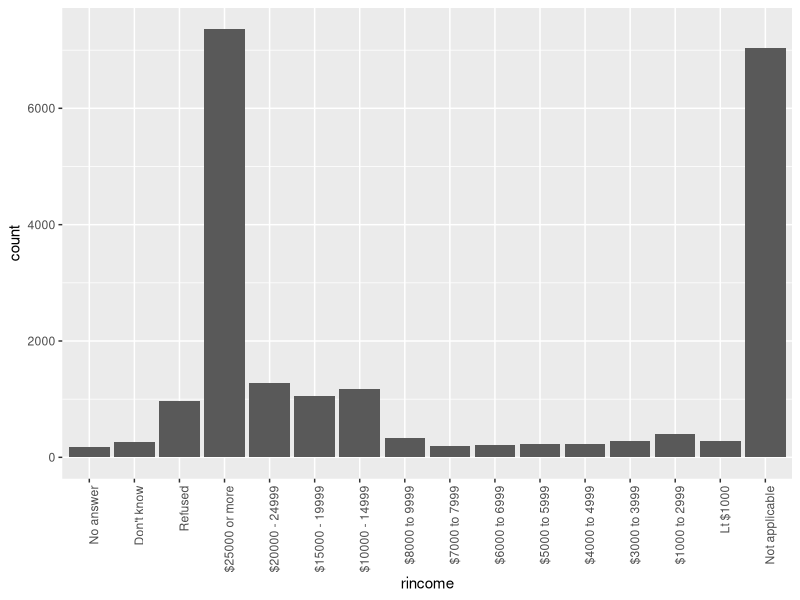
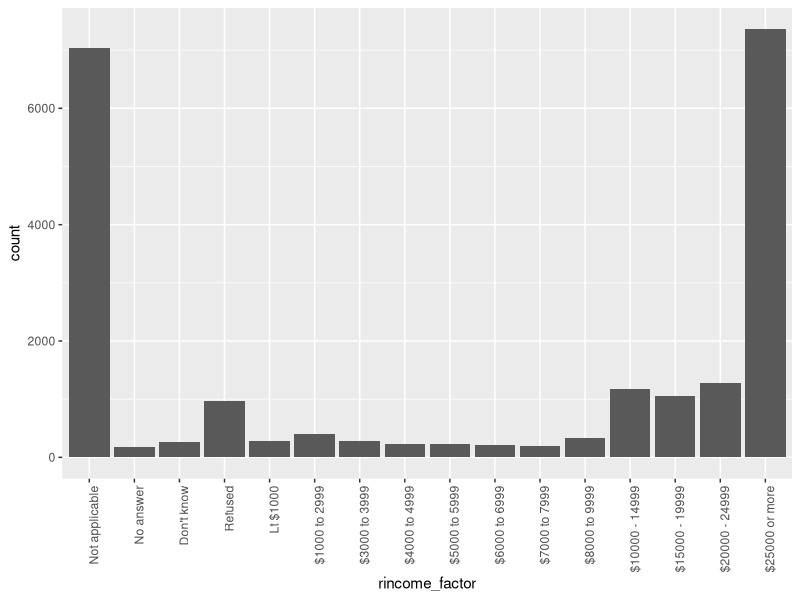
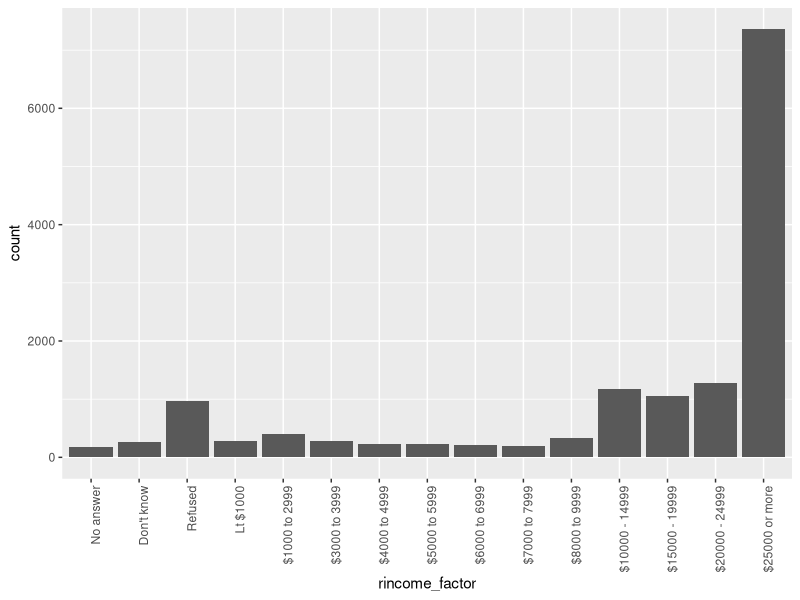
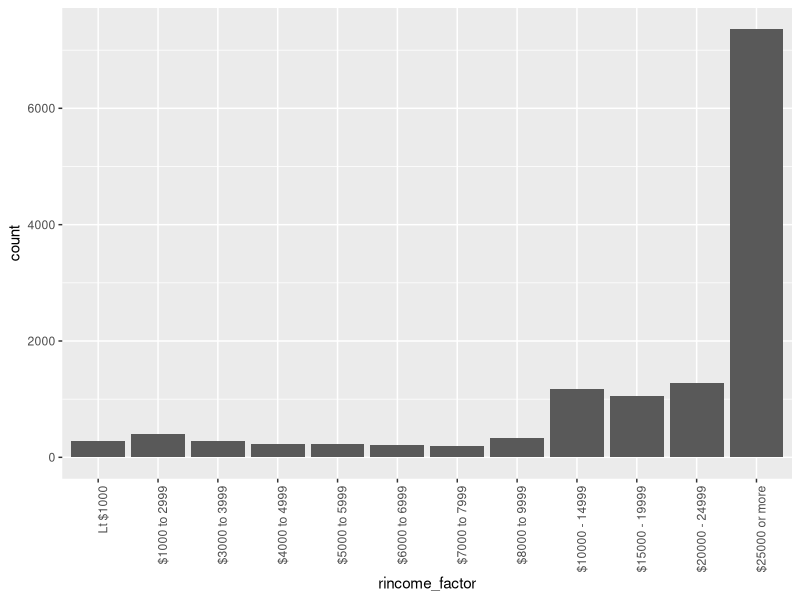
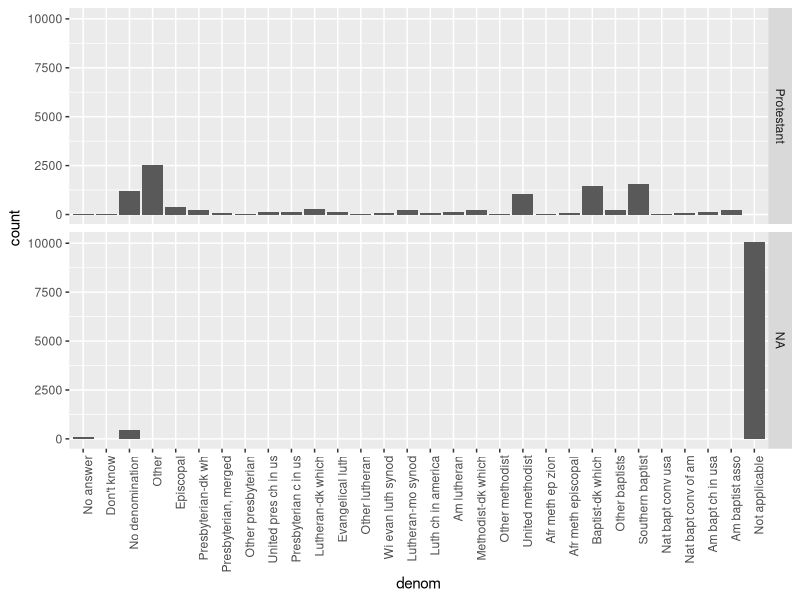
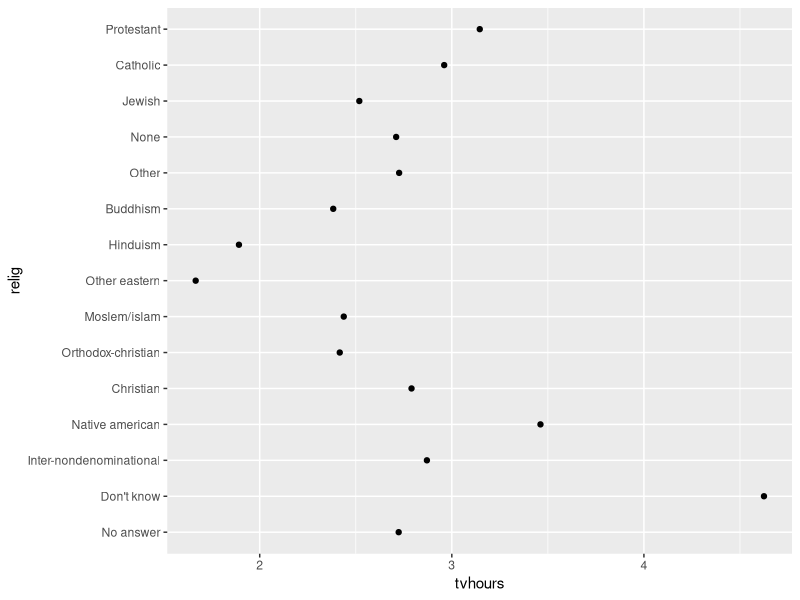
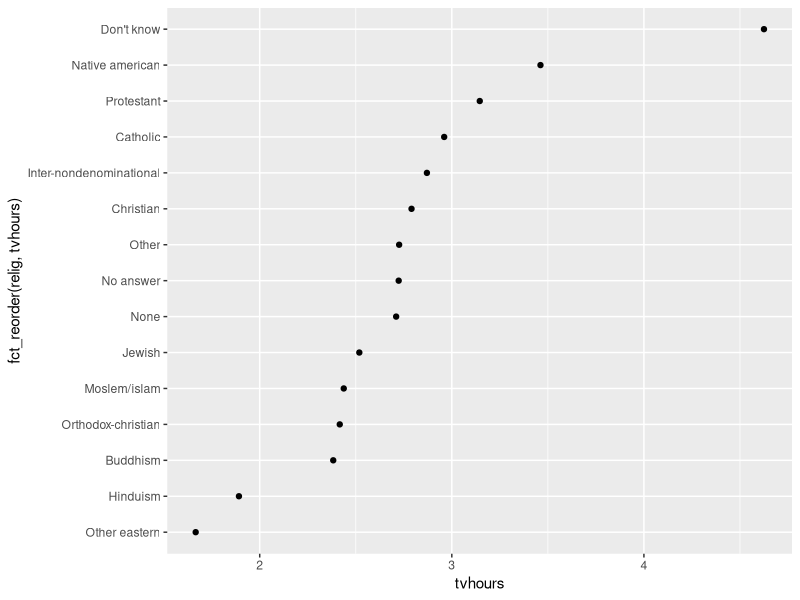
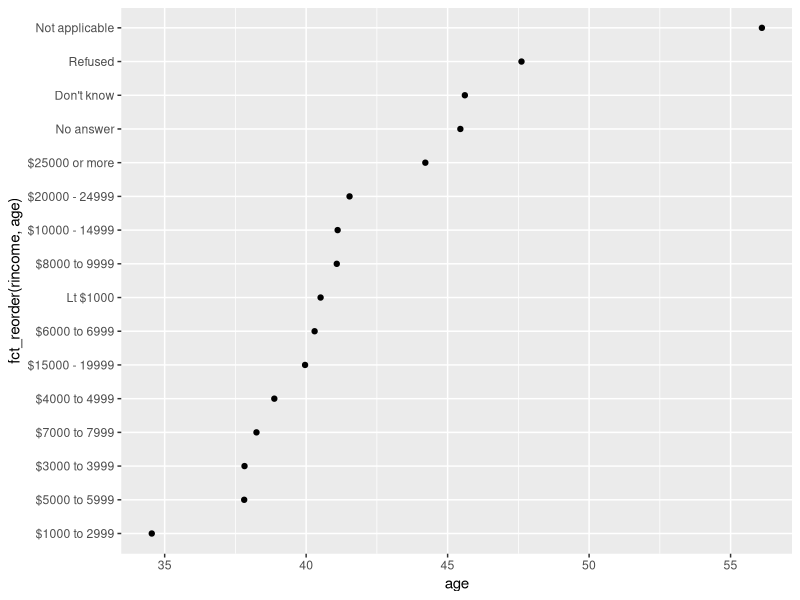

Here is the R script that generated these plots, in order:
#15 Factors

library(tidyverse)
library(forcats)


#15.3.1 Exercise

#1.Explore the distribution of rincome (reported income). What makes 
#the default bar chart hard to understand? How could you improve the plot

#Factor to the values
View(gss_cat$rincome)

ggplot(gss_cat, aes(rincome)) +
  geom_bar()+ 
  theme(axis.text.x = element_text(angle = 90, hjust = 1))

gss_cat%>%
  count(rincome)

income_level<-c("Not applicable", "No answer", "Don't know", "Refused", "Lt $1000",
                "$1000 to 2999","$3000 to 3999","$4000 to 4999","$5000 to 5999",
                "$6000 to 6999","$7000 to 7999","$8000 to 9999","$10000 - 14999","$15000 - 19999",
                "$20000 - 24999","$25000 or more")
gss_cat2<-gss_cat%>%
  mutate(
    rincome_factor = factor(rincome, levels = income_level)
  )

ggplot(gss_cat2, aes(rincome_factor)) +
  geom_bar()+ 
  theme(axis.text.x = element_text(angle = 90, hjust = 1))

##I still think it coul look better taking out Not applicable
income_level2<-c("No answer", "Don't know", "Refused", "Lt $1000",
                "$1000 to 2999","$3000 to 3999","$4000 to 4999","$5000 to 5999",
                "$6000 to 6999","$7000 to 7999","$8000 to 9999","$10000 - 14999","$15000 - 19999",
                "$20000 - 24999","$25000 or more")
gss_cat3<-gss_cat%>%
  mutate(
    rincome_factor = factor(rincome, levels = income_level2)
  )%>%
  filter(!is.na(rincome_factor))

ggplot(gss_cat3, aes(rincome_factor)) +
  geom_bar()+ 
  theme(axis.text.x = element_text(angle = 90, hjust = 1))
##or maby all non numerical values
income_level3<-c("Lt $1000",
                 "$1000 to 2999","$3000 to 3999","$4000 to 4999","$5000 to 5999",
                 "$6000 to 6999","$7000 to 7999","$8000 to 9999","$10000 - 14999","$15000 - 19999",
                 "$20000 - 24999","$25000 or more")
gss_cat4<-gss_cat%>%
  mutate(
    rincome_factor = factor(rincome, levels = income_level3)
  )%>%
  filter(!is.na(rincome_factor))

ggplot(gss_cat4, aes(rincome_factor)) +
  geom_bar()+ 
  theme(axis.text.x = element_text(angle = 90, hjust = 1))

#2.What is the most common relig in this survey? What’s the most common partyid?
names(gss_cat)
dnoems<-gss_cat%>%
  count(relig)
dnoems
##Protestant

gss_cat%>%
  count(partyid)

##Independent

#3.Which relig does denom (denomination) apply to? 
#How can you find out with a table? How can you find out with a visualisation?
##I could watch it here
View(gss_cat)
##But a more thorough analysis would be

gss_cat6<-gss_cat%>%
  filter(relig!="Protestant")%>%
  count(denom)
View(gss_cat6)
##If I filter out the protestant, denom entries are meaningless
##c(No answer,Don't know,No denomination,Not applicable)

## with a visualisation you could make a facet plot 
##First change de levels of relig
gss_cat7<-gss_cat%>%
  mutate(
    relig_factor = factor(relig, levels = c("Protestant"))
  )
gss_cat7%>%ggplot(aes(denom))+geom_bar()+ 
  theme(axis.text.x = element_text(angle = 90, hjust = 1))+
  facet_grid(gss_cat7$relig_factor)

#15.4 Modifying factor order

#For example, imagine you want to explore the average number of hours spent watching TV per day across religions:
  
  relig_summary <- gss_cat %>%
  group_by(relig) %>%
  summarise(
    age = mean(age, na.rm = TRUE),
    tvhours = mean(tvhours, na.rm = TRUE),
    n = n()
  )

ggplot(relig_summary, aes(tvhours, relig)) + geom_point()

##reordered
ggplot(relig_summary, aes(tvhours, fct_reorder(relig, tvhours)))+geom_point()






#What if we create a similar plot looking at how average age varies 
#across reported income level?

rincome_summary<-gss_cat%>%
  group_by(rincome)%>%
  summarise(
    age = mean(age, na.rm = T),
    tvhours = mean(tvhours, na.rm = T),
    n = n()
  )
ggplot(rincome_summary, aes(age, fct_reorder(rincome, age)))+geom_point()
?fct_relevel()


#15.4.1 Exercises

#1.There are some suspiciously high numbers in tvhours. Is the mean a good summary?

gss_cat%>%
  ggplot(aes(tvhours))+
  geom_histogram(na.rm = T)
##It can be, once the outlier is removed
gss_cat8<-gss_cat%>%
  filter(
    tvhours<15
  )
gss_cat8%>%
  ggplot(aes(tvhours))+
  geom_histogram(na.rm = T)
#2.For each factor in gss_cat identify whether the order of the levels is arbitrary or principled.

glimpse(gss_cat)
##Marital: Arbitrary {A}
##Race: A
##Rincome: Principled {P}
##Partyid: A
##relig: A
##denom: A

#3.Why did moving “Not applicable” to the front of the levels move it to the bottom of the plot?
ggplot(rincome_summary, aes(age, fct_relevel(rincome, "Not applicable", after = Inf))) +
  geom_point()
levels(rincome_summary$rincome)
?fct_relevel()

##There was the parameter "after=" missing which tells the function where to put it.




